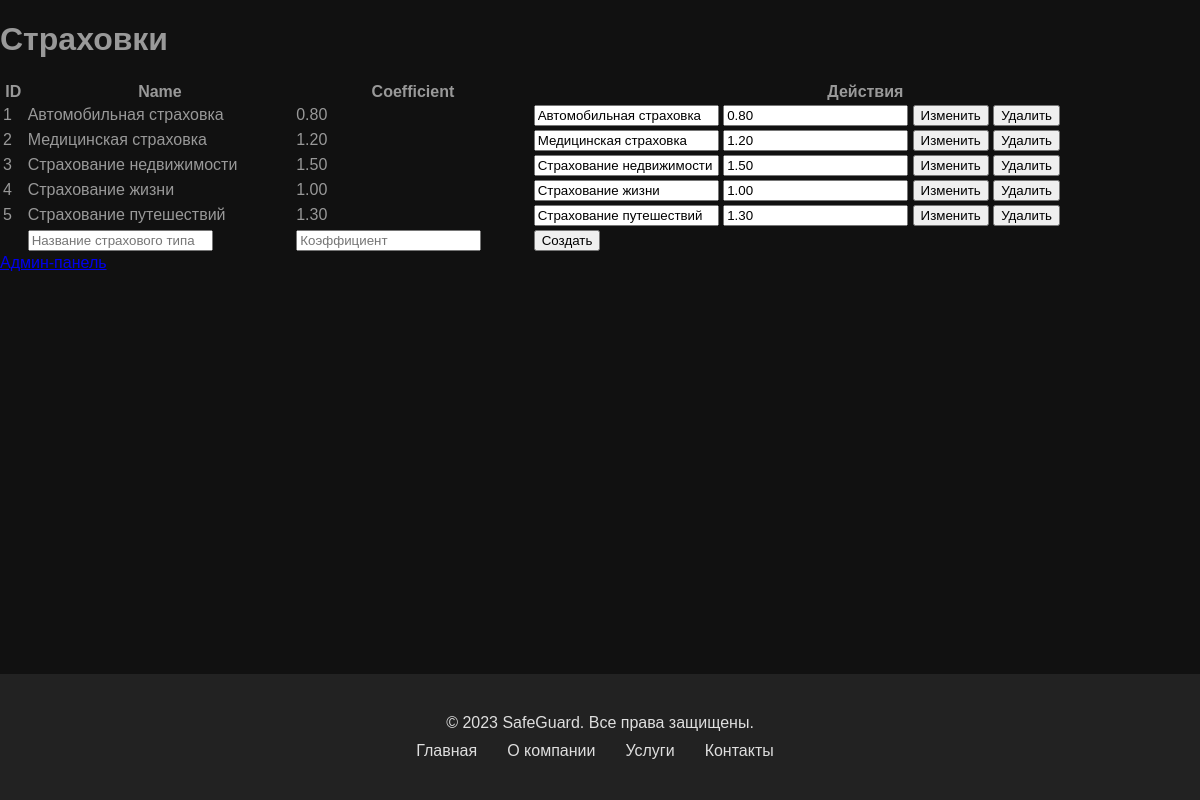
/edit_insurance.php (signed in), run on the app's committed database.
### tables this page shows
CREATE TABLE `insurance_types` (
  `id` int NOT NULL,
  `name` varchar(100) NOT NULL,
  `coefficient` decimal(10,2) NOT NULL
);

### edit_insurance.php (the view, shortened to what this page needs)
<?php
$servername = "localhost";
$username = "root";
$password = "";
$dbname = "tkvbd";
$conn = new mysqli($servername, $username, $password, $dbname);
$sql = "SELECT * FROM insurance_types";
$result = $conn->query($sql);
$insuranceTypes = array();
if ($result->num_rows > 0) {
    while ($row = $result->fetch_assoc()) {
        $insuranceTypes[] = $row;
    }
}
?>
<!DOCTYPE html>
<html lang="ru">
<head>
    <link rel="stylesheet" type="text/css" href="style.css">
</head>
<body>
    <h1>Страховки</h1>
    <table>
        <thead>
            <tr>
                <th>ID</th>
                <th>Name</th>
                <th>Coefficient</th>
                <th>Действия</th>
            </tr>
        </thead>
        <tbody>
            <?php foreach ($insuranceTypes as $insuranceType): ?>
                <tr>
                    <td><?php echo $insuranceType['id']; ?></td>
                    <td><?php echo $insuranceType['name']; ?></td>
                    <td><?php echo $insuranceType['coefficient']; ?></td>
                    <td>
                        <form action="" method="POST">
                            <input type="text" name="name" value="<?php echo $insuranceType['name']; ?>">
                            <input type="text" name="coefficient" value="<?php echo $insuranceType['coefficient']; ?>">
                            <button type="submit" name="edit_insurance">Изменить</button>
                            <button type="submit" name="delete_insurance">Удалить</button>
                        </form>
                    </td>
                </tr>
            <?php endforeach; ?>
            <tr>
                <form action="" method="POST">
                    <td></td>
                    <td>
                        <input type="text" name="new_name" placeholder="Название страхового типа">
                    </td>
                    <td>
                        <input type="text" name="new_coefficient" placeholder="Коэффициент">
                    </td>
                    <td>
                        <button type="submit" name="create_insurance">Создать</button>
                    </td>
                </form>
            </tr>
        </tbody>
    </table>
    <a href="admin.php">Админ-панель</a>
        <?php include 'footer.php'; ?>
</body>
</html>

### style.css (style rules this page uses)
body { font-family: Arial, sans-serif; margin: 0; padding: 0; color: #999; background-color: #111111; display: flex; flex-direction: column; min-height: 100vh; }

### data on the page
insurance_types: id "1", name "Автомобильная страховка", coefficient "0.80"
insurance_types: id "2", name "Медицинская страховка", coefficient "1.20"
insurance_types: id "3", name "Страхование недвижимости", coefficient "1.50"
insurance_types: id "4", name "Страхование жизни", coefficient "1.00"
insurance_types: id "5", name "Страхование путешествий", coefficient "1.30"
